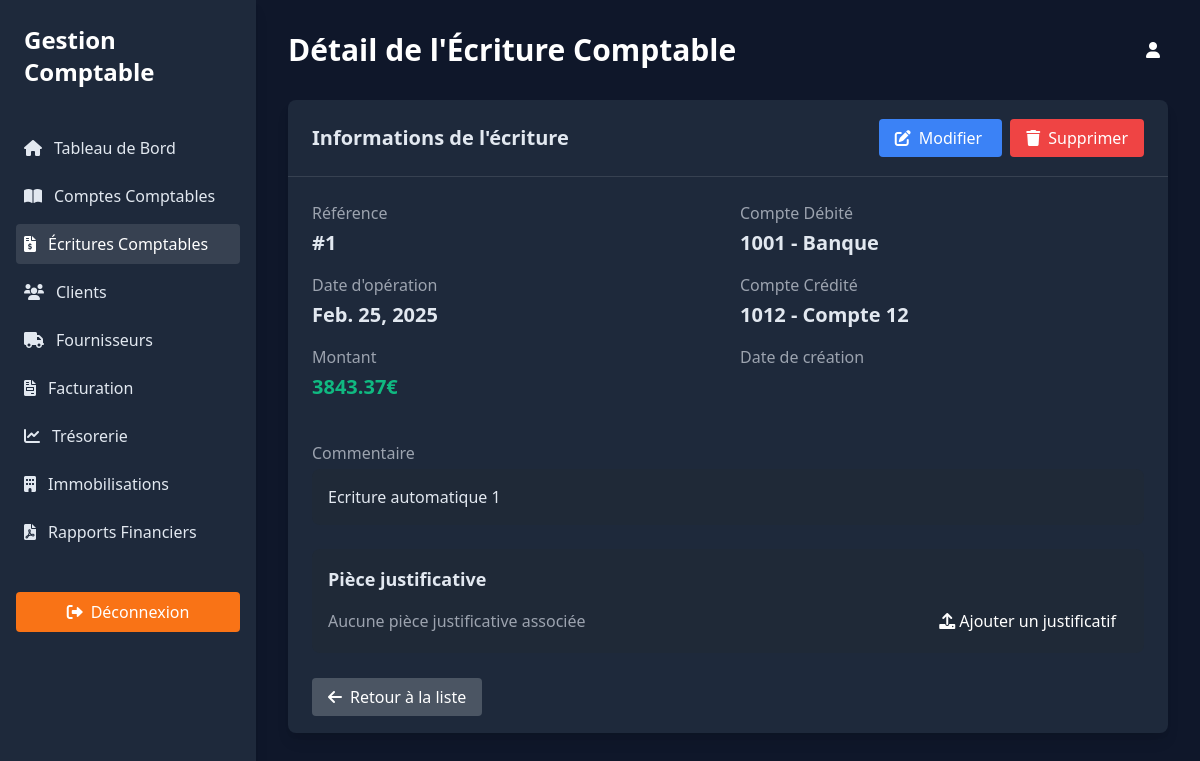
Page /ecritures/1/ on the committed database.
### comptabilite/models.py (models this page shows, shortened)
class Ecriture(models.Model):
    date = models.DateField()
    montant = models.DecimalField(max_digits=18, decimal_places=2, validators=[MinValueValidator(0.01)])
    commentaire = models.TextField(blank=True, null=True)
    justificatif = models.CharField(max_length=255, blank=True, null=True)
    debit = models.ForeignKey(Compte, on_delete=models.CASCADE, related_name='ecritures_debit')
    credit = models.ForeignKey(Compte, on_delete=models.CASCADE, related_name='ecritures_credit')

class Compte(models.Model):
    TYPE_CHOICES = [
        ('Actif', 'Actif'),
        ('Passif', 'Passif'),
        ('Capitaux propres', 'Capitaux propres'),
    ]
    nom = models.CharField(max_length=255)
    type = models.CharField(max_length=50, choices=TYPE_CHOICES)
    numero = models.CharField(max_length=50, unique=True)
    solde = models.DecimalField(max_digits=18, decimal_places=2, default=0,
                                validators=[MinValueValidator(0)])
    plan_comptable = models.ForeignKey(PlanComptable, on_delete=models.CASCADE, related_name='comptes')

### comptabilite/views.py (the view)
# urls.py: path('ecritures/<int:pk>/', EcritureDetailView.as_view(), name='ecriture_detail'),
class EcritureDetailView(DetailView):
    model = Ecriture
    template_name = 'ecriture_detail.html'
    context_object_name = 'ecriture'

### comptabilite/templates/ecriture_detail.html (shortened to what this page needs)
{% load static %}
<!DOCTYPE html>
<html lang="fr">
<head>
    <link href="https://cdn.jsdelivr.net/npm/tailwindcss@2.2.19/dist/tailwind.min.css" rel="stylesheet">
    <link href="https://cdnjs.cloudflare.com/ajax/libs/font-awesome/6.0.0-beta3/css/all.min.css" rel="stylesheet">
</head>
<body class="antialiased">
    <div class="flex min-h-screen">
        <div class="w-64 sidebar shadow-lg">
            <div class="p-6 bg-orange-600 text-white flex justify-between items-center">
                <h1 class="text-2xl font-bold">Gestion Comptable</h1>
            </div>
            <nav class="p-4">
                <ul>
                    <li class="mb-2">
                        <a href="/" class="flex items-center p-2 hover:bg-gray-700 rounded transition">
                            <i class="fas fa-home mr-3"></i>Tableau de Bord
                        </a>
                    </li>
                    <li class="mb-2">
                        <a href="{% url 'compte_list' %}" class="flex items-center p-2 hover:bg-gray-700 rounded transition">
                            <i class="fas fa-book-open mr-3"></i>Comptes Comptables
                        </a>
                    </li>
                    <li class="mb-2">
                        <a href="{% url 'ecriture_list' %}" class="flex items-center p-2 bg-gray-700 text-white rounded transition">
                            <i class="fas fa-file-invoice-dollar mr-3"></i>Écritures Comptables
                        </a>
                    </li>
                    <li class="mb-2">
                        <a href="/" class="flex items-center p-2 hover:bg-gray-700 rounded transition">
                            <i class="fas fa-users mr-3"></i>Clients
                        </a>
                    </li>
                    <li class="mb-2">
                        <a href="/" class="flex items-center p-2 hover:bg-gray-700 rounded transition">
                            <i class="fas fa-truck mr-3"></i>Fournisseurs
                        </a>
                    </li>
                    <li class="mb-2">
                        <a href="/" class="flex items-center p-2 hover:bg-gray-700 rounded transition">
                            <i class="fas fa-file-invoice mr-3"></i>Facturation
                        </a>
                    </li>
                    <li class="mb-2">
                        <a href="/" class="flex items-center p-2 hover:bg-gray-700 rounded transition">
                            <i class="fas fa-chart-line mr-3"></i>Trésorerie
                        </a>
                    </li>
                    <li class="mb-2">
                        <a href="/" class="flex items-center p-2 hover:bg-gray-700 rounded transition">
                            <i class="fas fa-building mr-3"></i>Immobilisations
                        </a>
                    </li>
                    <li class="mb-2">
                        <a href="/" class="flex items-center p-2 hover:bg-gray-700 rounded transition">
                            <i class="fas fa-file-pdf mr-3"></i>Rapports Financiers
                        </a>
                    </li>
                </ul>
            </nav>
            <div class="p-4 mt-auto">
                <a href="/" class="btn-primary px-4 py-2 rounded w-full text-center block">
                    <i class="fas fa-sign-out-alt mr-2"></i>Déconnexion
                </a>
            </div>
        </div>
        <div class="flex-1 overflow-y-auto p-8">
            <div class="flex justify-between items-center mb-8">
                <h1 class="text-3xl font-bold text-white">Détail de l'Écriture Comptable</h1>
                <div class="text-white">
                    <i class="fas fa-user mr-2"></i>{{ user.username }}
                </div>
            </div>
            <div class="card rounded-lg shadow-lg overflow-hidden">
                <div class="p-6 border-b border-gray-700 flex justify-between items-center">
                    <h2 class="text-xl font-semibold">Informations de l'écriture</h2>
                    <div>
                        <a href="{% url 'ecriture_update' ecriture.id %}" class="btn-secondary px-4 py-2 rounded mr-2">
                            <i class="fas fa-edit mr-2"></i>Modifier
                        </a>
                        <a href="{% url 'ecriture_delete' ecriture.id %}" class="btn-danger px-4 py-2 rounded">
                            <i class="fas fa-trash mr-2"></i>Supprimer
                        </a>
                    </div>
                </div>
                <div class="p-6">
                    <div class="grid grid-cols-1 md:grid-cols-2 gap-6 mb-6">
                        <div>
                            <p class="text-gray-400 mb-1">Référence</p>
                            <p class="text-xl font-semibold mb-4">#{{ ecriture.id }}</p>
                            <p class="text-gray-400 mb-1">Date d'opération</p>
                            <p class="text-xl font-semibold mb-4">{{ ecriture.date }}</p>
                            <p class="text-gray-400 mb-1">Montant</p>
                            <p class="text-xl font-semibold text-green-500 mb-4">{{ ecriture.montant }}€</p>
                        </div>
                        <div>
                            <p class="text-gray-400 mb-1">Compte Débité</p>
                            <p class="text-xl font-semibold mb-4">{{ ecriture.debit.numero }} - {{ ecriture.debit.nom }}</p>
                            <p class="text-gray-400 mb-1">Compte Crédité</p>
                            <p class="text-xl font-semibold mb-4">{{ ecriture.credit.numero }} - {{ ecriture.credit.nom }}</p>
                            <p class="text-gray-400 mb-1">Date de création</p>
                        </div>
                    </div>
                    <div class="mb-6">
                        <p class="text-gray-400 mb-1">Commentaire</p>
                        <p class="bg-gray-800 p-4 rounded-lg">{{ ecriture.commentaire|default:"Aucun commentaire" }}</p>
                    </div>
                    <div class="bg-gray-800 p-4 rounded-lg mb-6">
                        <h3 class="text-lg font-semibold mb-3">Pièce justificative</h3>
                        {% if ecriture.justificatif %}
                            <div class="flex items-center justify-between">
                                <div class="flex items-center">
                                    <i class="fas fa-file-pdf text-red-500 text-2xl mr-3"></i>
                                    <div>
                                        <p class="font-medium">{{ ecriture.justificatif }}</p>
                                        <p class="text-gray-400 text-sm">Document ajouté à l'écriture</p>
                                    </div>
                                </div>
                                <a href="#" class="px-3 py-1 bg-blue-600 text-white rounded hover:bg-blue-500">
                                    <i class="fas fa-download mr-1"></i>Télécharger
                                </a>
                            </div>
                        {% else %}
                            <div class="flex items-center justify-between">
                                <p class="text-gray-400">Aucune pièce justificative associée</p>
                                <a href="{% url 'upload_justificatif' ecriture.id %}" class="px-3 py-1 bg-orange-600 text-white rounded hover:bg-orange-500">
                                    <i class="fas fa-upload mr-1"></i>Ajouter un justificatif
                                </a>
                            </div>
                        {% endif %}
                    </div>
                    <div class="mt-8">
                        <a href="{% url 'ecriture_list' %}" class="px-4 py-2 bg-gray-600 text-white rounded hover:bg-gray-500">
                            <i class="fas fa-arrow-left mr-2"></i>Retour à la liste
                        </a>
                    </div>
                </div>
            </div>
        </div>
    </div>
</body>
</html>

### comptabilite/templates/ecriture_detail.html (style rules this page uses)
body { background-color: #0F172A; color: #E2E8F0; }
.sidebar { background-color: #1E293B; }
.card { background-color: #1E293B; color: #E2E8F0; }
.btn-primary { background-color: #F97316; color: white; }
.btn-secondary { background-color: #3B82F6; color: white; }
.btn-danger { background-color: #EF4444; color: white; }

### rows in the picture
Ecriture: id "1", date "Feb. 25, 2025", montant "3843.37", debit.numero "1001", debit.nom "Banque", credit.numero "1012", credit.nom "Compte 12", commentaire "Ecriture automatique 1"
